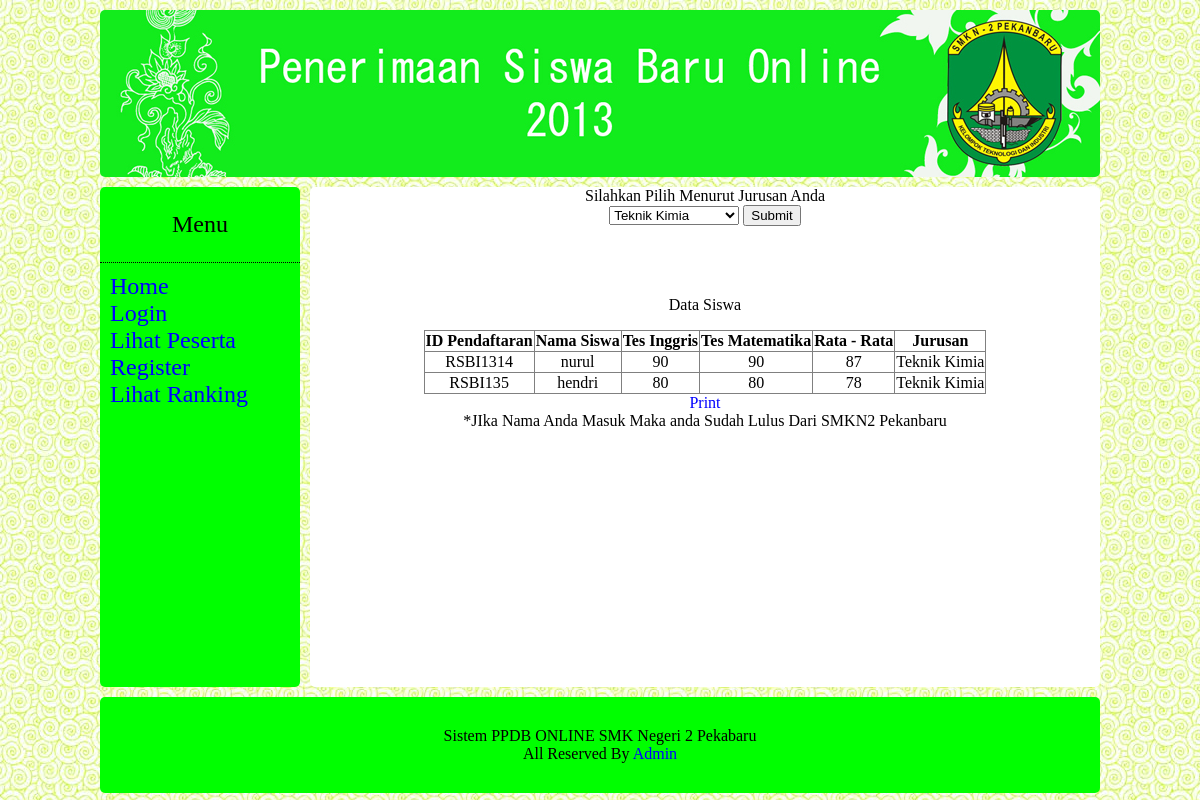
Page /tabel_urut.php?prodi=Teknik Kimia on the committed database.
### tables this page shows
CREATE TABLE IF NOT EXISTS `daftar` (
  `no` int(3) NOT NULL,
  `passw` varchar(7) NOT NULL,
  `nama_lengkap` varchar(50) NOT NULL,
  `nisn` varchar(10) NOT NULL,
  `alamat` varchar(250) NOT NULL,
  `no_telp` varchar(12) NOT NULL,
  `sekolah_asal` varchar(20) NOT NULL,
  `keterangan` varchar(20) NOT NULL,
  `prodi` varchar(25) NOT NULL,
  PRIMARY KEY (`no`)
);

CREATE TABLE IF NOT EXISTS `ntes` (
  `no` int(11) NOT NULL,
  `nama_lengkap` varchar(35) NOT NULL,
  `ntes_ing` int(11) NOT NULL,
  `ntes_mtk` int(11) NOT NULL,
  `nipa1` int(11) NOT NULL,
  `nipa2` int(11) NOT NULL,
  `nipa3` int(11) NOT NULL,
  `nipa4` int(11) NOT NULL,
  `nipa5` int(11) NOT NULL,
  `ning1` int(11) NOT NULL,
  `ning2` int(11) NOT NULL,
  `ning3` int(11) NOT NULL,
  `ning4` int(11) NOT NULL,
  `ning5` int(11) NOT NULL,
  `nindo1` int(11) NOT NULL,
  `nindo2` int(11) NOT NULL,
  `nindo3` int(11) NOT NULL,
  `nindo4` int(11) NOT NULL,
  `nindo5` int(11) NOT NULL,
  `nmtk1` int(11) NOT NULL,
  `nmtk2` int(11) NOT NULL,
  `nmtk3` int(11) NOT NULL,
  `nmtk4` int(11) NOT NULL,
  `nmtk5` int(11) NOT NULL,
  `rata` int(11) NOT NULL,
  PRIMARY KEY (`no`)
);

### tabel_urut.php (the view, shortened to what this page needs)
<!DOCTYPE html PUBLIC "-//W3C//DTD XHTML 1.0 Transitional//EN" "http://www.w3.org/TR/xhtml1/DTD/xhtml1-transitional.dtd">
<html xmlns="http://www.w3.org/1999/xhtml">
<head>
<link href="style.css" rel="stylesheet" type="text/css" />
</head>
<body bgcolor="#0066FF">
<center>
<div id="site">
	<div id="header">
	  <img src="image/header_ppdb.jpg"/>
	</div>
	<div id="menu" align="left">
	  <p align="center">Menu</p>
      <ul>
      <li><a href="index.php">Home</a></li>
      <li><a href="login_peserta.php">Login</a></li>
      <li><a href="data2.php">Lihat Peserta</a></li>
	  <li><a href="daftar.php">Register</a></li>
	  <li><a href="tabel_urut.php">Lihat Ranking</a></li>
      </ul>
	</div>
    <div id="main">
	Silahkan Pilih Menurut Jurusan Anda</br>
<form method="POST" action="">
<select name="jurusan">
  <option>Teknik Kimia</option>
  </select>
 <input type="submit" name="cari">
 </form>
 <br />
<?php
if(isset($_GET['prodi'])) {
$prodi=$_GET['prodi'];
$query=mysql_query("SELECT * FROM daftar inner join ntes where daftar.no=ntes.no and daftar.prodi='$prodi' order by ntes.rata desc limit 2");
?>
<br /><br />
<p align=center>Data Siswa</p>
<table border="1" align="center" id="tabel">
<tr>
<th align="center">ID Pendaftaran</th>
<th align="center">Nama Siswa</th>
<th align="center">Tes Inggris</th>
<th align="center">Tes Matematika</th>
<th align="center">Rata - Rata</th>
<th align="center">Jurusan</th>
</tr>
<?php
while($row=mysql_fetch_array($query)){
$nop = $row['no'];
$query1=mysql_query("select * from daftar where no='$nop'");
$isi=mysql_fetch_array($query1);
?>
<tr>
<td><?php echo 'RSBI13'; echo $row['no'];?></td>
<td><?php echo $row['nama_lengkap'];?></td>
<td><?php echo $row['ntes_ing'];?></td>
<td><?php echo $row['ntes_mtk'];?></td>
<td><?php echo $row['rata'];?></td>
<td><?php echo $isi['prodi'];?></td>
</tr>
<?php } ?>
</table>
<a href="printlulus.php?prodi=<?php echo $prodi;?>">Print</a>
<br/>
*JIka Nama Anda Masuk Maka anda Sudah Lulus Dari SMKN2 Pekanbaru<br/>
<?php } ?>
    </div>
    <div id="footer">
    Sistem PPDB ONLINE SMK Negeri 2 Pekabaru<br>
    All Reserved By <a href="login.php">Admin</a>
    </div>
</div>
</center>
</body>
</html>

### style.css (style rules this page uses)
body { background:url(image/3.jpg); }
#site { float:inherit; width:1000px; font-family:"Palatino Linotype","tahoma"; }
#header { float:inherit; margin-top:30px; width:auto; margin-bottom:10px; margin-top:10px; border-radius:5px; -moz-border-radius:5px; overflow:hidden; }
#menu { background-color:#0F0; height:500px; width:200px; float:left; border-radius:5px; -moz-border-radius:5px; margin-bottom:10px; font-family:"Palatino Linotype","tahoma"; font-size:24px; }
#footer { background-color:#0F0; float:none; width:940px; clear:both; border-radius:5px; -moz-border-radius:5px; padding:30px; fixed; }
#main { width:790px; background-color:#FFF; height:500px; float:left; margin-left:10px; border-radius:5px; -moz-border-radius:5px; overflow:scroll; }
#menu ul { list-style-type:none; margin:0px; padding:10px; border-top-style:dotted; border-top-width:thin; }
a:link { color:blue; text-decoration:none; }
#tabel { border-collapse:collapse; font-family:"Palatino Linotype","tahoma"; font-size:16px; text-align:center; }

### rows in the picture
daftar: ntes.no "14", ntes.nama_lengkap "nurul", ntes.ntes_ing "90", ntes.ntes_mtk "90", ntes.rata "87", prodi "Teknik Kimia"
daftar: ntes.no "5", ntes.nama_lengkap "hendri", ntes.ntes_ing "80", ntes.ntes_mtk "80", ntes.rata "78", prodi "Teknik Kimia"
